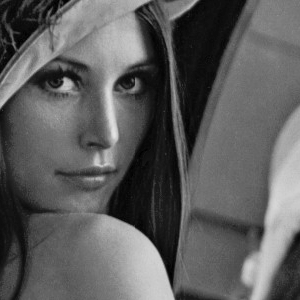
#> input picture Class4-5-color-brightness/VM_Aula5_Figuras/Fig2.tif, 300 x 300 px
$ python brilho_contraste.py
#> lines starting #> are read from the running program, lines starting #| are printed output that depends on the picture
import cv2
import matplotlib.pyplot as plt
import numpy as np

fig_gray = cv2.imread("VM_Aula5_Figuras/Fig2.tif", cv2.IMREAD_GRAYSCALE)
#> fig_gray is the input picture: shape (300, 300); min 0, max 228, mean 93.3

(h, w) = fig_gray.shape
#> h = 300; w = 300

fig_gray32 = fig_gray.astype(np.int32)
fig_out = np.zeros((h,w), dtype = "uint8")
mult=3
soma=30


for i in range(h-1):
    for j in range(w-1):
    #faz a multiplicacao e soma (manipulando variaveis int32)
    #depois trunca o nro pra mantê-lo entre 0 e 255
    #vc ainda pode converter de volta par uint8
        intens32 = fig_gray32[i,j]*mult+soma
        fig_out[i,j] = np.clip( intens32, 0, 255).astype(np.uint8)
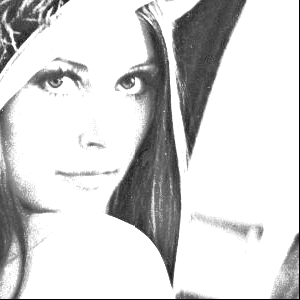
#> fig_out: shape (300, 300); min 0, max 255, mean 211.7


plt.figure("")
plt.imshow(fig_out, cmap="gray")
plt.show()
